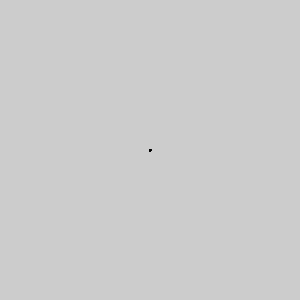
Frame 1 (no input)
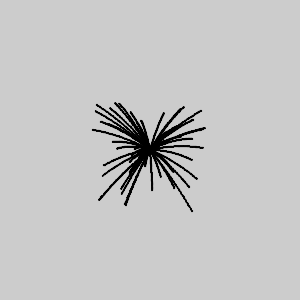
Frame 60 (the mouse pressed at the canvas centre just before this capture)
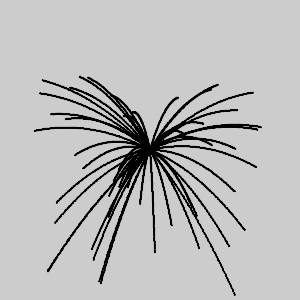
Frame 120 (the mouse held since frame 60 and released just before this capture)

The Processing sketch that drew these frames (run headless with seeded random() and noise(); from frame 60 on, the mouse is pressed at the canvas centre):

// Processing sketch: processing_136931
// ── processing_136931.pde

particula[] conjunto;

int numeroparticula = 50;
void setup() {
  size (300, 300);
  smooth ();
  conjunto = new particula[numeroparticula];
  
  for (int i=0; i<numeroparticula; i++)
  {
  PVector ini = new PVector (width/2, height/2); 
   particula actual = new particula(ini);
  conjunto[i] = actual;
  }
  
  
}

void draw () {
  
  for (int i=0; i<numeroparticula; i++)
  {
    particula actual = conjunto[i];
    
    
  actual.display();
  actual.update();
}
  
}
class particula{
 PVector position;
PVector velocity;
PVector acceleration;

particula (PVector initial) {
  position = initial.get();
  velocity = new PVector(random(-1, 1), random (-1, 1));
  acceleration = new PVector(0, 0.006);
}
void update() {
  position.add(velocity);
  velocity.add(acceleration);
}

void display() {
  fill(0);
  ellipse(position.x, position.y,1,1);
}

}
